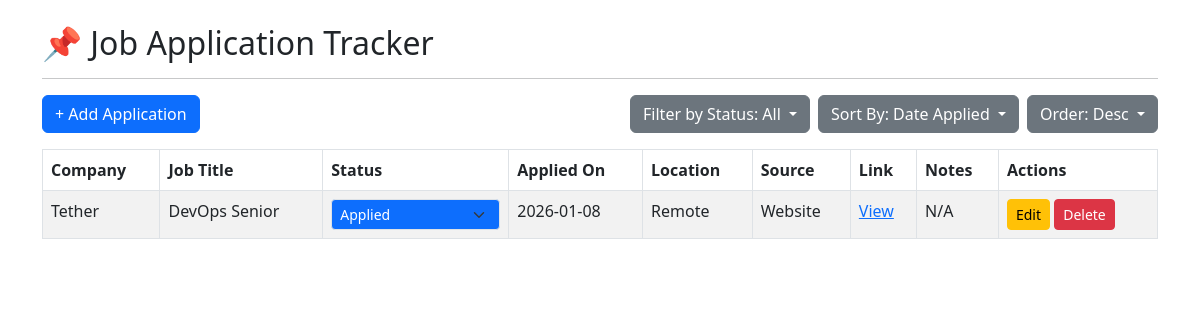
The page / on the database its author committed.
### tables this page shows
CREATE TABLE jobs (
            id INTEGER PRIMARY KEY AUTOINCREMENT,
            company TEXT NOT NULL,
            job_title TEXT NOT NULL,
            status TEXT NOT NULL,
            application_link TEXT,
            notes TEXT,
            date_applied TEXT NOT NULL,
            location TEXT,
            source TEXT
        );

### app.py (the view)
@app.route("/")
def index():
    db = get_db()
    filter_status = request.args.get("status")
    sort_by = request.args.get("sort_by", "date_applied")
    order = request.args.get("order", "DESC") # Default to descending
    valid_sort_columns = ["company", "job_title", "status", "date_applied"]
    if sort_by not in valid_sort_columns:
        sort_by = "date_applied" # Default if invalid
    if order.upper() not in ["ASC", "DESC"]:
        order = "DESC" # Default if invalid
    query = "SELECT * FROM jobs"
    params = []
    if filter_status:
        query += " WHERE status = ?"
        params.append(filter_status)
    query += f" ORDER BY {sort_by} {order}" # F-string is safe here because sort_by and order are validated
    jobs = db.execute(query, tuple(params)).fetchall()
    return render_template("index.html", jobs=jobs, filter_status=filter_status, sort_by=sort_by, order=order)

### app.py (called while the page is built)
def get_db():
    os.makedirs("data", exist_ok=True)
    conn = sqlite3.connect(DB_PATH)
    conn.row_factory = sqlite3.Row
    return conn

### templates/index.html (shortened to what this page needs)
{% extends "base.html" %}
{% block content %}
<div class="d-flex justify-content-between align-items-center mb-3">
    <a class="btn btn-primary" href="/add">+ Add Application</a>
    <div class="d-flex">
        <div class="dropdown me-2">
            <button class="btn btn-secondary dropdown-toggle" type="button" id="statusFilter" data-bs-toggle="dropdown" aria-expanded="false">
                Filter by Status: {{ filter_status if filter_status else 'All' }}
            </button>
        </div>
        <div class="dropdown me-2">
            <button class="btn btn-secondary dropdown-toggle" type="button" id="sortBy" data-bs-toggle="dropdown" aria-expanded="false">
                Sort By: {{ sort_by.replace('_', ' ').title() if sort_by else 'Applied On' }}
            </button>
        </div>
        <div class="dropdown">
            <button class="btn btn-secondary dropdown-toggle" type="button" id="orderBy" data-bs-toggle="dropdown" aria-expanded="false">
                Order: {{ order.title() if order else 'Descending' }}
            </button>
        </div>
    </div>
</div>
<table class="table table-bordered table-striped">
<thead>
<tr>
<th>Company</th>
<th>Job Title</th>
<th>Status</th>
<th>Applied On</th>
<th>Location</th>
<th>Source</th>
<th>Link</th>
<th>Notes</th>
<th>Actions</th>
</tr>
</thead>
<tbody>
{% for job in jobs %}
<tr>
<td>{{ job.company }}</td>
<td>{{ job.job_title }}</td>
<td>
    <select class="form-select form-select-sm status-select" data-job-id="{{ job.id }}" data-original-status="{{ job.status }}">
        <option value="Applied" {% if job.status == 'Applied' %}selected{% endif %}>Applied</option>
    </select></td>
<td>{{ job.date_applied }}</td>
<td>{{ job.location if job.location else 'N/A' }}</td>
<td>{{ job.source if job.source else 'N/A' }}</td>
<td>
{% if job.application_link %}
<a href="{{ job.application_link }}" target="_blank">View</a>
{% else %}
N/A
{% endif %}
</td>
<td>{{ job.notes if job.notes else 'N/A' }}</td>
<td>
    <a href="{{ url_for('edit', job_id=job.id) }}" class="btn btn-warning btn-sm">Edit</a>
    <form action="{{ url_for('delete', job_id=job.id) }}" method="post" style="display:inline;">
        <button type="submit" class="btn btn-danger btn-sm" onclick="return confirm('Are you sure you want to delete this job application?');">Delete</button>
    </form>
</td>
</tr>
{% endfor %}
</tbody>
</table>
{% endblock %}

### templates/base.html (shortened to what this page needs)
<!DOCTYPE html>
<html>
<head>
<link href="https://cdn.jsdelivr.net/npm/bootstrap@5.3.0/dist/css/bootstrap.min.css" rel="stylesheet">
</head>
<body class="container mt-4">
<h2>📌 Job Application Tracker</h2>
<hr>
{% block content %}{% endblock %}
</body>
</html>

### rows shown on the page
jobs: company "Tether", job_title "DevOps Senior", status+id "Applied", date_applied "2026-01-08", location "Remote", source "Website", notes "N/A"

### other values the page prints
{{ filter_status if filter_status else 'All' }} "All"
{{ sort_by.replace('_', ' ').title() if sort_by else 'Applied On' }} "Date Applied"
{{ order.title() if order else 'Descending' }} "Desc"
